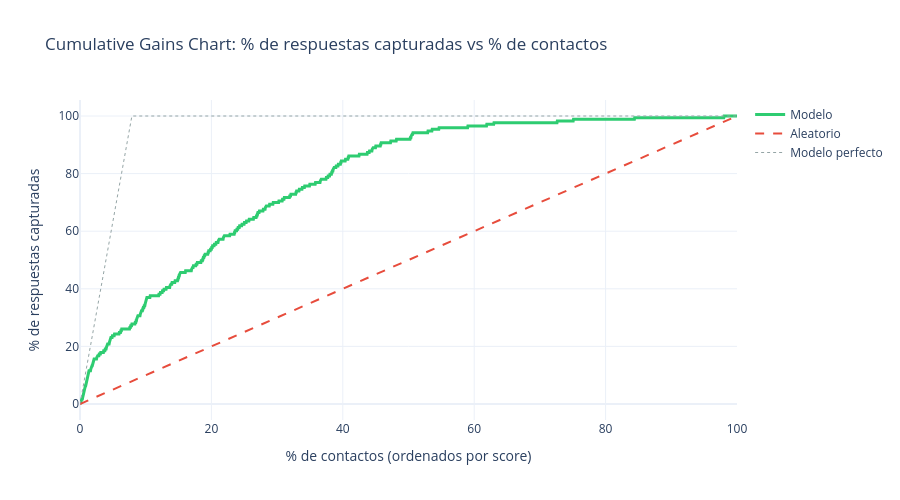

The notebook cell this image was saved under:
### Code cell
# Grafico de lift
fig = go.Figure()

# Curva del modelo
fig.add_trace(go.Scatter(
    x=pct_contacted, y=pct_captured,
    mode='lines', name='Modelo',
    line=dict(color='#2ecc71', width=3)
))

# Linea aleatorio (baseline)
fig.add_trace(go.Scatter(
    x=[0, 100], y=[0, 100],
    mode='lines', name='Aleatorio',
    line=dict(color='#e74c3c', width=2, dash='dash')
))

# Modelo perfecto
perfect_pct = total_positives / n * 100
fig.add_trace(go.Scatter(
    x=[0, perfect_pct, 100], y=[0, 100, 100],
    mode='lines', name='Modelo perfecto',
    line=dict(color='#95a5a6', width=1, dash='dot')
))

fig.update_layout(
    title='Cumulative Gains Chart: % de respuestas capturadas vs % de contactos',
    xaxis_title='% de contactos (ordenados por score)',
    yaxis_title='% de respuestas capturadas',
    height=500,
)
fig.show()

### Figure 1 — Plotly figure (JSON) as saved in the notebook; plotly's stock layout.template omitted (floating-point values rounded to 4 significant figures; data arrays with more than 128 entries replaced by an {"elided": "..."} marker saying what was removed)
{"data": [{"line": {"color": "#2ecc71", "width": 3}, "mode": "lines", "name": "Modelo", "type": "scatter", "x": {"elided": "2190 float values"}, "y": {"elided": "2190 float values"}}, {"line": {"color": "#e74c3c", "dash": "dash", "width": 2}, "mode": "lines", "name": "Aleatorio", "type": "scatter", "x": [0, 100], "y": [0, 100]}, {"line": {"color": "#95a5a6", "dash": "dot", "width": 1}, "mode": "lines", "name": "Modelo perfecto", "type": "scatter", "x": [0, 7.9, 100], "y": [0, 100, 100]}], "layout": {"height": 500, "title": {"text": "Cumulative Gains Chart: % de respuestas capturadas vs % de contactos"}, "xaxis": {"title": {"text": "% de contactos (ordenados por score)"}}, "yaxis": {"title": {"text": "% de respuestas capturadas"}}}}
